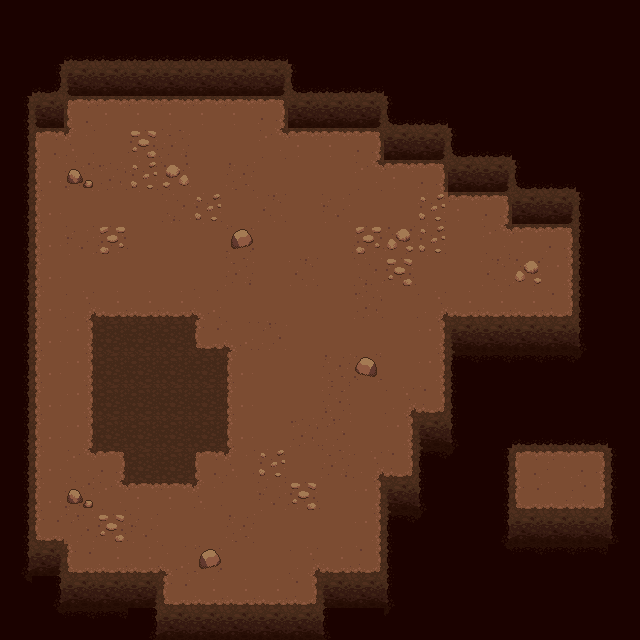

Rendered tile map (Tiled .tmx) drawn with the repository's tilesets; below, a short description and the full map source, tile grids included:
An orthogonal 20x20 tile map with 32x32 px tiles, 1 tile layer (Tile Layer 1), 2 tilesets.

<map version="1.10" tiledversion="1.11.2" orientation="orthogonal" renderorder="right-down" width="20" height="20" tilewidth="32" tileheight="32" infinite="0" nextlayerid="2" nextobjectid="1">
 <tileset firstgid="1" source="cave_tiles_1.0.tsx" />
 <tileset firstgid="26" source="cave_tiles_1.1.tsx" />
 <layer id="1" name="Tile Layer 1" width="20" height="20">
  <data encoding="csv">
35,35,35,35,35,35,35,35,35,35,35,35,35,35,35,35,35,35,35,35,
35,35,36,36,36,36,36,36,36,35,35,35,35,35,35,35,35,35,35,35,
35,37,39,38,38,38,38,38,40,2684354597,36,36,35,35,35,35,35,35,35,35,
1610612772,39,2684354607,3221225517,3221225517,3221225517,3221225517,3221225517,3221225519,38,38,40,2684354597,36,35,35,35,35,35,35,
1610612772,2684354607,2684354608,26,29,28,1,1,3221225520,3221225517,3221225517,3221225519,38,40,2684354597,36,35,35,35,35,
1610612772,2684354605,33,3758096412,31,30,1,3221225500,1,1,1,3221225520,3221225517,3221225519,38,40,2684354597,36,35,35,
1610612772,2684354605,1,1,1,27,31,1,3221225499,1,2684354587,1,1,31,3221225517,3221225519,38,40,2684354596,35,
1610612772,2684354605,2684354587,2147483677,1,1,1,32,1,1,1,2147483677,2147483678,31,26,3221225520,3221225517,3221225519,2684354596,35,
1610612772,2684354605,1,1,1,1,1,28,26,3221225499,1,27,29,26,1,3221225499,2147483678,1610612781,2684354596,35,
1610612772,2684354605,1610612784,45,45,45,48,1,1,1,1,3758096412,1,1610612784,45,45,45,1610612783,2684354596,35,
1610612772,2684354605,1610612781,34,34,34,47,48,1073741851,1,1,1,1,1610612781,39,38,38,38,2147483689,35,
1610612772,2684354605,1610612781,34,34,34,34,2684354605,1,1,3221225500,2147483680,1,1610612781,43,42,42,42,2684354604,35,
1610612772,2684354605,1610612781,34,34,34,34,2684354605,1,1,2147483676,1,1610612784,1610612783,2684354596,35,35,35,35,35,
1610612772,2684354605,1610612781,34,34,34,34,2684354605,1,3758096412,1073741851,1,1610612781,39,2147483689,35,36,36,36,35,
1610612772,2684354605,3221225520,3221225519,34,34,2684354607,2684354608,31,1,28,1610612784,1610612783,43,2684354604,1610612772,2684354607,3221225518,3221225519,2684354596,
1610612772,2684354605,33,3221225520,3221225517,3221225517,2684354608,1,2684354587,29,1,1610612781,39,2147483689,35,1610612772,47,46,1610612783,2684354596,
1610612772,47,1073741851,29,2684354587,1,1,3221225500,26,1,1,1610612781,43,2684354604,35,41,38,38,38,2147483689,
41,40,47,45,45,48,32,1,1,1610612784,45,1610612783,2684354596,35,35,3221225516,42,42,42,35,
3221225516,41,38,38,40,47,45,45,45,1610612783,39,38,2147483689,35,35,35,35,35,35,35,
35,3221225516,42,42,41,38,38,38,38,38,2147483689,35,2684354604,35,35,35,35,35,35,35
</data>
 </layer>
</map>
